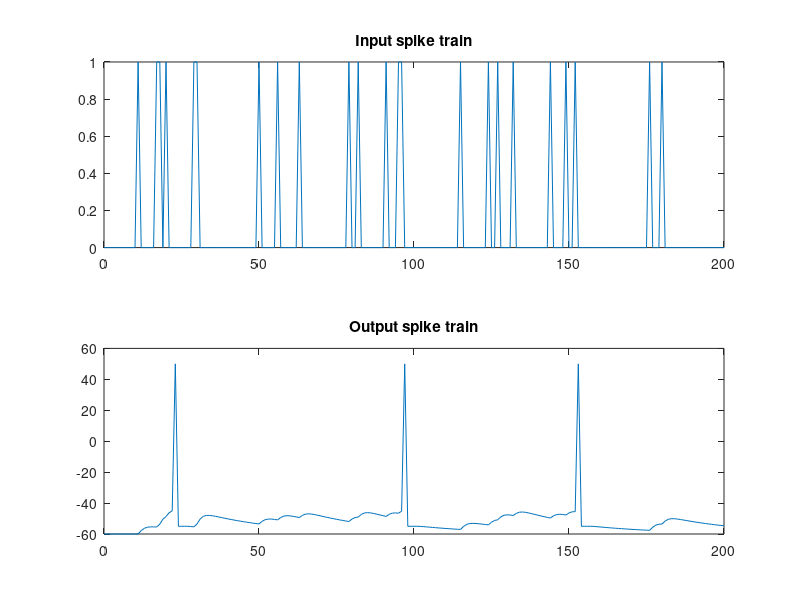

Write MATLAB code to recreate this figure.
% Fire a neuron via alpha function synapse and random input spike train
% (adapted from) R Rao Sep 1999  
%
%a.  Change the values for the membrane's resistance and capacitance (R and C), 
%    and find out how this influences the response of the membrane. Describe the   
%    changes after:
%     i.      multiplying R by 5
%     ii.     multiplying C by 5
%     iii.    multiplying R by 5 AND multiplying C by 5
%
%b. How would you turn the given excitatory synapse into an inhibitory synapse? 


clear
rand('state',0)
t_max= 200; % ms, simulation time period
ref = 0; % refractory period counter


% Generate random input spikes
spike_train = rand(t_max,1);
thr = 0.9; % threshold to generate a spike
spike_train(find(spike_train > thr)) = ones(size((find(spike_train > thr))));
spike_train(find(spike_train < thr)) = zeros(size((find(spike_train < thr))));


% alpha func synaptic conductance
t_a = 100; % Max duration of syn conductance
g_peak = 0.05; % nS (peak synaptic conductance)
t_vec = 0:t_a;
alpha_func = g_peak*t_vec.*(exp(-t_vec));
clf
plot(t_vec(1:80),alpha_func(1:80))
xlabel('t (in ms)')
title('Alpha Function (Synaptic Conductance for Spike at t=0)')
input('Press enter to continue');


% capacitance and leak resistance
C = 0.5 % Capacitance in nF
R = 50 % Resistance in ohms, R = 1/g


% Initialize basic parameters
E_leak = -60; % mV, equilibrium potential
E_syn = 0; % Excitatory synapse (why is this excitatory?)
g_syn = 0; % Current syn conductance
V_th = -45; % Spike threshold mV
V_spike = 50; % Spike value mV
ref_max = 4; % Starting value of ref period counter
V = E_leak; % Set starting membrane voltage
t_list = []; % Initialize empty spike-history
V_trace = [V]; % Initialize membrane voltage-history


clf
subplot(2,1,1)
plot(0:t_max,[0; spike_train])
title('Input spike train')


for t = 1:t_max

   % Compute input
   if (spike_train(t) > 0) % check for input spike
    t_list = [t_list; 1];
   end   
   % Calculate synaptic current due to current and past input spikes
   g_syn = sum(alpha_func(t_list));
   I_syn = g_syn*(E_syn - V); 

   % Update spike times
   if t_list
     t_list += 1;
     if (t_list(1) == t_a)  % Reached max duration of syn conductance
       t_list = t_list(2:max(size(t_list)));
     end
   end

   % Compute membrane voltage
   if ~ref
     V += ( -((V-E_leak)/(R*C)) + (I_syn/C));
   else
     ref = ref - 1;
     V = V_th-10; % reset voltage after spike
   end
   
   % Generate spike
   if (V > V_th)
     V = V_spike;
     ref = ref_max;
   end

   V_trace = [V_trace V];
end


subplot(2,1,2)
plot(0:t_max,V_trace)
drawnow
title('Output spike train')
